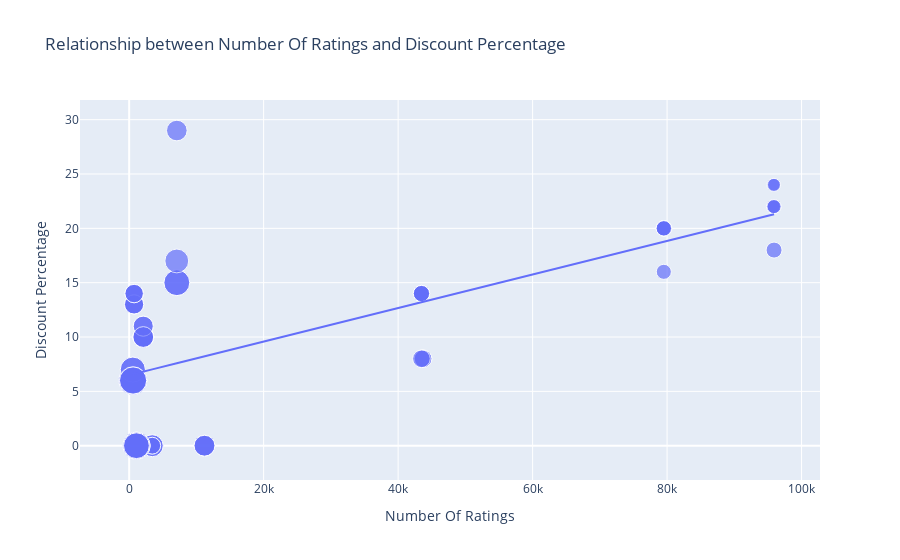

This figure's notebook cell:
### Code cell
figure = px.scatter(data_frame = df, x = "Number Of Ratings", y = "Discount Percentage", size="Sale Price", trendline ="ols", title = "Relationship between Number Of Ratings and Discount Percentage")
figure.show()

### Figure 1 — Plotly figure (JSON) as saved in the notebook; plotly's stock layout.template omitted (floating-point values rounded to 4 significant figures)
{"data": [{"hovertemplate": "Number Of Ratings=%{x}<br>Discount Percentage=%{y}<br>Sale Price=%{marker.size}<extra></extra>", "legendgroup": "", "marker": {"color": "#636efa", "size": [49900, 84900, 84900, 77000, 77000, 49900, 49900, 77000, 89900, 41999, 39999, 41999, 41999, 41999, 131900, 117100, 131900, 117100, 74999, 117900, 117100, 117900, 99900, 44999, 140900, 130900, 64900, 120900, 59900, 75900, 110900, 130900, 120900, 64900, 64900, 75900, 75900, 120900, 59900, 120900, 75900, 140900, 70900, 70900, 75900, 59900, 110900, 120900, 130900, 130900, 54999, 54999, 29999, 34999, 34999, 34999, 54999, 29999, 46999, 46999, 46999, 46999], "sizemode": "area", "sizeref": 352.2, "symbol": "circle"}, "mode": "markers", "name": "", "orientation": "v", "showlegend": false, "type": "scatter", "x": [3431, 3431, 3431, 11202, 11202, 3431, 3431, 11202, 1454, 79512, 79512, 79582, 79512, 79512, 1078, 1078, 1078, 1078, 7088, 7088, 1078, 7088, 7081, 95909, 542, 580, 740, 545, 740, 2101, 545, 580, 580, 730, 730, 2101, 2101, 580, 740, 580, 2092, 545, 2101, 2092, 2101, 740, 545, 580, 580, 580, 43707, 43707, 95807, 95909, 95807, 95909, 43470, 95909, 43470, 43470, 43470, 43470], "xaxis": "x", "y": [0, 0, 0, 0, 0, 0, 0, 0, 0, 20, 16, 20, 20, 20, 0, 0, 0, 0, 29, 15, 0, 15, 17, 18, 6, 6, 13, 6, 14, 10, 7, 6, 6, 13, 13, 10, 10, 6, 14, 6, 10, 6, 11, 11, 10, 14, 7, 6, 6, 6, 8, 8, 24, 22, 22, 22, 8, 24, 14, 14, 14, 14], "yaxis": "y"}, {"hovertemplate": "<b>OLS trendline</b><br>Discount Percentage = 0.000154292 * Number Of Ratings + 6.49233<br>R<sup>2</sup>=0.468988<br><br>Number Of Ratings=%{x}<br>Discount Percentage=%{y} <b>(trend)</b><extra></extra>", "legendgroup": "", "marker": {"color": "#636efa", "symbol": "circle"}, "mode": "lines", "name": "", "showlegend": false, "type": "scatter", "x": [542, 545, 545, 545, 545, 580, 580, 580, 580, 580, 580, 580, 580, 730, 730, 740, 740, 740, 740, 1078, 1078, 1078, 1078, 1078, 1454, 2092, 2092, 2101, 2101, 2101, 2101, 2101, 3431, 3431, 3431, 3431, 3431, 7081, 7088, 7088, 7088, 11202, 11202, 11202, 43470, 43470, 43470, 43470, 43470, 43707, 43707, 79512, 79512, 79512, 79512, 79582, 95807, 95807, 95909, 95909, 95909, 95909], "xaxis": "x", "y": [6.576, 6.576, 6.576, 6.576, 6.576, 6.582, 6.582, 6.582, 6.582, 6.582, 6.582, 6.582, 6.582, 6.605, 6.605, 6.607, 6.607, 6.607, 6.607, 6.659, 6.659, 6.659, 6.659, 6.659, 6.717, 6.815, 6.815, 6.816, 6.816, 6.816, 6.816, 6.816, 7.022, 7.022, 7.022, 7.022, 7.022, 7.585, 7.586, 7.586, 7.586, 8.221, 8.221, 8.221, 13.2, 13.2, 13.2, 13.2, 13.2, 13.24, 13.24, 18.76, 18.76, 18.76, 18.76, 18.77, 21.27, 21.27, 21.29, 21.29, 21.29, 21.29], "yaxis": "y"}], "layout": {"legend": {"itemsizing": "constant", "tracegroupgap": 0}, "title": {"text": "Relationship between Number Of Ratings and Discount Percentage"}, "xaxis": {"anchor": "y", "domain": [0, 1], "title": {"text": "Number Of Ratings"}}, "yaxis": {"anchor": "x", "domain": [0, 1], "title": {"text": "Discount Percentage"}}}}
